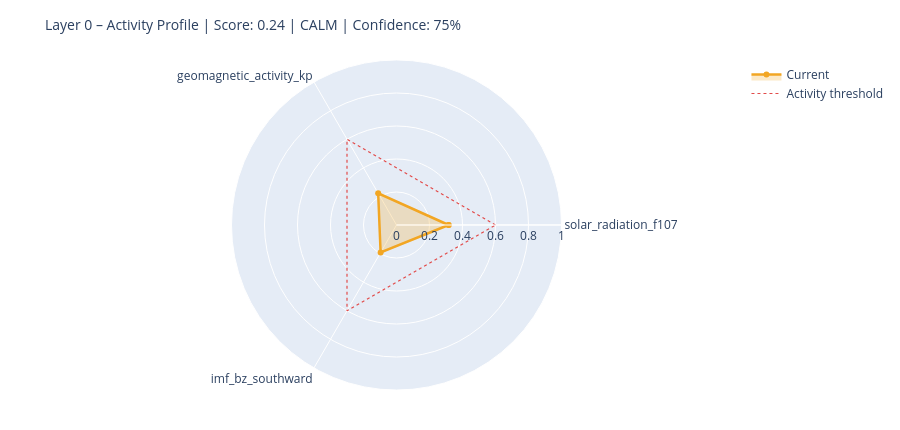

Notebook cell for this chart:
### Markdown cell above
---
## 6. State Assessment & Handoff to Layer 1

### Code cell
# ============================================================
# STEP 1 – Collect raw values with source modes
# Mode: 'primary' | 'fallback_3h' | 'last_valid' | 'missing'
# ============================================================

def safe_last(df, col):
    if df is None or col not in df.columns: return None
    s = df[col].dropna()
    return float(s.iloc[-1]) if not s.empty else None

f107_now = safe_last(df_f107, 'f10.7')
bz_now   = safe_last(df_mag,  'bz_gsm')
kp_now   = safe_last(df_kp,   'kp')
sw_now   = safe_last(df_sw,   'speed')

source_modes = {
    'F10.7':    'primary'  if f107_now is not None else 'missing',
    'Kp':       'primary'  if kp_now   is not None else 'missing',
    'IMF_Bz':   'primary'  if bz_now   is not None else 'missing',
    'SW_speed': 'primary'  if sw_now   is not None else 'missing',
}

# Kp Fallback – 3h endpoint
if kp_now is None:
    try:
        r = requests.get(
            'https://services.swpc.noaa.gov/json/noaa-planetary-k-index.json',
            timeout=10)
        r.raise_for_status()
        fb = pd.DataFrame(r.json())
        tc = next((c for c in fb.columns if 'time' in c.lower()), fb.columns[0])
        kc = next((c for c in fb.columns if 'kp' in c.lower() and c != tc), None)
        if kc:
            fb[kc] = fb[kc].astype(str).str.extract(r'([0-9]+(?:\.[0-9]*)?)')[0]
            fb[kc] = pd.to_numeric(fb[kc], errors='coerce')
            fb = fb[fb[kc] >= 0].dropna(subset=[kc])
            if not fb.empty:
                kp_now = float(fb[kc].iloc[-1])
                source_modes['Kp'] = 'fallback_3h'
                print(f'  Kp fallback (3h): {kp_now:.1f}')
    except Exception as e:
        print(f'  Kp fallback failed: {e}')

# Solar Wind Fallback – last valid value
if sw_now is None and df_sw is not None and 'speed' in df_sw.columns:
    s = df_sw['speed'].dropna()
    if not s.empty:
        sw_now = float(s.iloc[-1])
        source_modes['SW_speed'] = 'last_valid'
        print(f'  SW fallback (last_valid): {sw_now:.0f} km/s')

print()
print('Source modes:', source_modes)

# ============================================================
# STEP 2 – Score from available components only
# ============================================================

def norm(v, lo, hi):
    if v is None: return None
    return max(0.0, min(1.0, (v - lo) / (hi - lo)))

COMPONENTS = {
    'solar_radiation_f107':    (f107_now, norm(f107_now, 60, 250)),
    'geomagnetic_activity_kp': (kp_now,   norm(kp_now,   0,   9)),
    'imf_bz_southward':        (bz_now,   norm(-(bz_now or 0) if bz_now else None, -5, 30)
                                           if bz_now is not None else None),
    'solar_wind_speed':        (sw_now,   norm(sw_now, 300, 800)),
}

available   = {k: v[1] for k, v in COMPONENTS.items() if v[1] is not None}
unavailable = [k for k, v in COMPONENTS.items() if v[1] is None]

layer0_score = round(sum(available.values()) / len(available), 4) if available else None
confidence   = round(len(available) / len(COMPONENTS), 2)

level = ('unknown'  if layer0_score is None
         else 'calm'     if layer0_score < 0.3
         else 'moderate' if layer0_score < 0.6
         else 'active')

# ============================================================
# STEP 3 – Dominant Driver
# ============================================================

def dominant_driver(kp, f107, bz, sw):
    candidates = []
    if kp   is not None and kp   >= 4:   candidates.append(('geomagnetic',    kp / 9))
    if sw   is not None and sw   >= 500:  candidates.append(('solar_wind',     sw / 800))
    if bz   is not None and bz   <= -5:   candidates.append(('imf_southward',  abs(bz) / 30))
    if f107 is not None and f107 >= 150:  candidates.append(('solar_radiation',f107 / 250))
    return max(candidates, key=lambda x: x[1])[0] if candidates else 'none'

driver = dominant_driver(kp_now, f107_now, bz_now, sw_now)

# ============================================================
# STEP 4 – Downstream expectations
# ============================================================

def downstream_expectation(driver, score, kp, bz, f107):
    exp = {
        'magnetosphere':        'calm',
        'ionosphere':           'calm',
        'schumann_resonance':   'unchanged',
        'lithosphere_currents': 'low',
    }
    if driver == 'geomagnetic' or (kp and kp >= 5):
        exp['magnetosphere']        = 'compressed / storm'
        exp['ionosphere']           = 'elevated disturbance (TEC variability)'
        exp['schumann_resonance']   = 'elevated amplitude possible'
        exp['lithosphere_currents'] = 'elevated induction currents'
    elif driver == 'imf_southward' or (bz and bz <= -5):
        exp['magnetosphere']        = 'energy coupling active'
        exp['ionosphere']           = 'elevated electron density possible'
        exp['schumann_resonance']   = 'slight modulation possible'
    elif driver == 'solar_radiation' or (f107 and f107 >= 150):
        exp['ionosphere']           = 'elevated ionization (F-layer)'
        exp['schumann_resonance']   = 'slightly elevated background activity'
    return exp

downstream = downstream_expectation(driver, layer0_score, kp_now, bz_now, f107_now)

# ============================================================
# CONSOLE OUTPUT
# ============================================================

W = 58
print('=' * W)
print('LAYER 0 – STATE ASSESSMENT')
print('=' * W)
for name, (raw_v, score_v) in COMPONENTS.items():
    if score_v is not None:
        bar = '█' * int(score_v * 20) + '░' * (20 - int(score_v * 20))
        print(f'  {name:<35}  {bar}  {score_v:.2f}')
    else:
        print(f'  {name:<35}  {"─" * 20}  n/a')
print('-' * W)
print(f'  Score ({len(available)}/{len(COMPONENTS)} components):  {layer0_score:.3f}')
print(f'  Confidence:         {confidence:.0%}')
print(f'  Level:              {level.upper()}')
print(f'  Dominant Driver:    {driver}')

# Radar chart
cats = list(available.keys())
vals = list(available.values())
if len(cats) >= 3:
    fig = go.Figure()
    fig.add_trace(go.Scatterpolar(
        r=vals + [vals[0]], theta=cats + [cats[0]],
        fill='toself', fillcolor='rgba(242,166,35,0.25)',
        line=dict(color='#F2A623', width=2.5), name='Current'
    ))
    fig.add_trace(go.Scatterpolar(
        r=[0.6] * (len(cats) + 1), theta=cats + [cats[0]],
        line=dict(color='#E24B4A', dash='dot', width=1.2),
        mode='lines', name='Activity threshold'
    ))
    fig.update_layout(
        title=dict(text=f'Layer 0 – Activity Profile | Score: {layer0_score:.2f} | {level.upper()} | Confidence: {confidence:.0%}',
                   font=dict(size=14)),
        polar=dict(radialaxis=dict(visible=True, range=[0, 1])),
        height=430, showlegend=True,
        margin=dict(l=60, r=60, t=60, b=40)
    )
    fig.show()

### Figure 1 — Plotly figure (JSON) as saved in the notebook; plotly's stock layout.template omitted (floating-point values rounded to 4 significant figures)
{"data": [{"fill": "toself", "fillcolor": "rgba(242,166,35,0.25)", "line": {"color": "#F2A623", "width": 2.5}, "name": "Current", "r": [0.3158, 0.2222, 0.1926, 0.3158], "theta": ["solar_radiation_f107", "geomagnetic_activity_kp", "imf_bz_southward", "solar_radiation_f107"], "type": "scatterpolar"}, {"line": {"color": "#E24B4A", "dash": "dot", "width": 1.2}, "mode": "lines", "name": "Activity threshold", "r": [0.6, 0.6, 0.6, 0.6], "theta": ["solar_radiation_f107", "geomagnetic_activity_kp", "imf_bz_southward", "solar_radiation_f107"], "type": "scatterpolar"}], "layout": {"height": 430, "margin": {"b": 40, "l": 60, "r": 60, "t": 60}, "polar": {"radialaxis": {"range": [0, 1], "visible": true}}, "showlegend": true, "title": {"font": {"size": 14}, "text": "Layer 0 – Activity Profile | Score: 0.24 | CALM | Confidence: 75%"}}}
